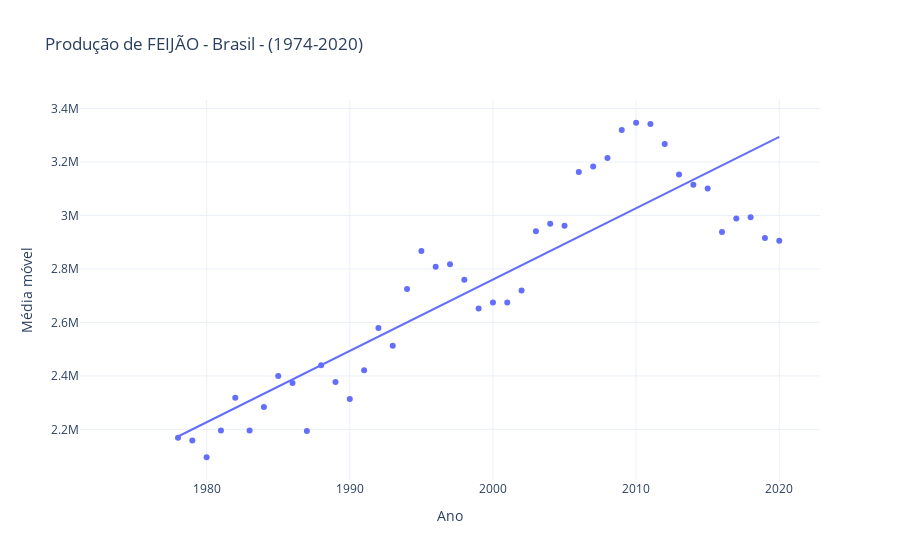

The cell this chart's notebook holds for it:
### Code cell
fig =px.scatter(df_feijao, x ='Ano', y='Média móvel', trendline = 'ols', title = 'Produção de FEIJÃO - Brasil - (1974-2020)', labels= {'value': 'Produção (ton)'})
fig.update_layout(template = 'plotly_white')
